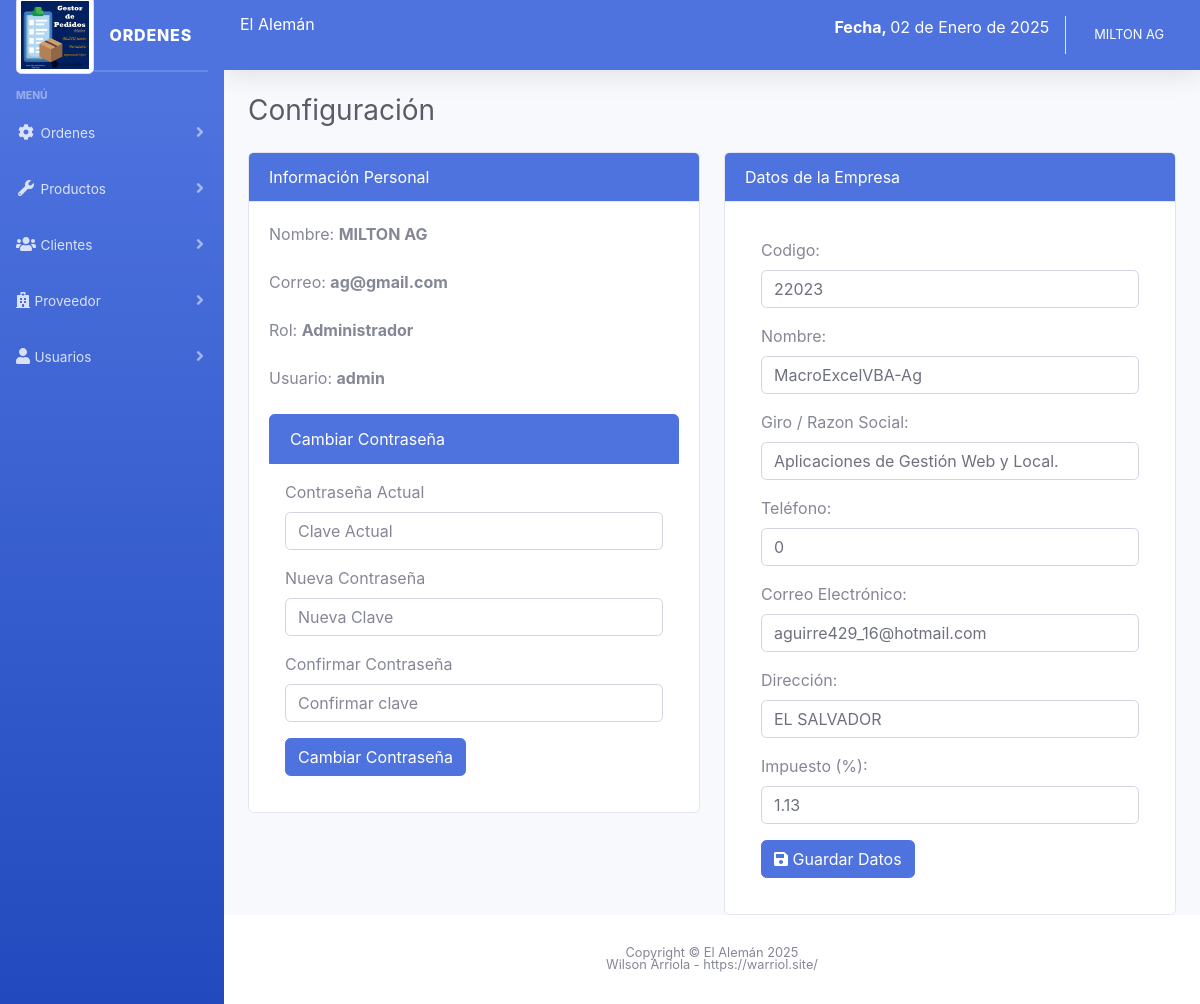
Screenshot of /sistema/configuracion.php (signed in) with the database file from the repository.
### tables this page shows
CREATE TABLE `configuracion` (
  `id` int(11) NOT NULL,
  `dni` int(11) NOT NULL,
  `nombre` varchar(100) NOT NULL,
  `razon_social` varchar(100) NOT NULL,
  `telefono` int(11) NOT NULL,
  `email` varchar(100) NOT NULL,
  `direccion` text NOT NULL,
  `igv` decimal(10,2) NOT NULL
);

### sistema/configuracion.php (the view, shortened to what this page needs)
<?php include_once "includes/header.php"; ?>
    <div class="container-fluid">
        <div class="d-sm-flex align-items-center justify-content-between mb-4">
            <h1 class="h3 mb-0 text-gray-800">Configuración</h1>
        </div>
        <div class="row">
            <div class="col-lg-6">
                <div class="card">
                    <div class="card-header bg-primary text-white">
                        Información Personal
                    </div>
                    <div class="card-body">
                        <div class="form-group">
                            <label>Nombre: <strong><?php echo $_SESSION['nombre']; ?></strong></label>
                        </div>
                        <div class="form-group">
                            <label>Correo: <strong><?php echo $_SESSION['email']; ?></strong></label>
                        </div>
                        <div class="form-group">
                            <label>Rol: <strong><?php echo $_SESSION['rol_name']; ?></strong></label>
                        </div>
                        <div class="form-group">
                            <label>Usuario: <strong><?php echo $_SESSION['user']; ?></strong></label>
                        </div>
                        <ul class="list-group">
                            <li class="list-group-item active">Cambiar Contraseña</li>
                            <form action="" method=" post" name="frmChangePass" id="frmChangePass" class="p-3">
                                <div class="form-group">
                                    <label>Contraseña Actual</label>
                                    <input type="password" name="actual" id="actual" placeholder="Clave Actual" required class="form-control">
                                </div>
                                <div class="form-group">
                                    <label>Nueva Contraseña</label>
                                    <input type="password" name="nueva" id="nueva" placeholder="Nueva Clave" required class="form-control">
                                </div>
                                <div class="form-group">
                                    <label>Confirmar Contraseña</label>
                                    <input type="password" name="confirmar" id="confirmar" placeholder="Confirmar clave" required class="form-control">
                                </div>
                                <div>
                                    <button type="submit" class="btn btn-primary btnChangePass">Cambiar Contraseña</button>
                                </div>
                            </form>
                        </ul>
                    </div>
                </div>
            </div>
            <?php if ($_SESSION['rol'] == 1) { ?>
                <div class="col-lg-6">
                    <div class="card">
                        <div class="card-header bg-primary text-white">
                            Datos de la Empresa
                        </div>
                        <div class="card-body">
                            <form action="empresa.php" method="post" id="frmEmpresa" class="p-3">
                                <div class="form-group">
                                    <label>Codigo:</label>
                                    <input type="number" name="txtDni" value="<?php echo $dni; ?>" id="txtDni" placeholder="Dni de la Empresa" required class="form-control">
                                </div>
                                <div class="form-group">
                                    <label>Nombre:</label>
                                    <input type="text" name="txtNombre" class="form-control" value="<?php echo $nombre_empresa; ?>" id="txtNombre" placeholder="Nombre de la Empresa" required class="form-control">
                                </div>
                                <div class="form-group">
                                    <label>Giro / Razon Social:</label>
                                    <input type="text" name="txtRSocial" class="form-control" value="<?php echo $razonSocial; ?>" id="txtRSocial" placeholder="Razon Social de la Empresa">
                                </div>
                                <div class="form-group">
                                    <label>Teléfono:</label>
                                    <input type="number" name="txtTelEmpresa" class="form-control" value="<?php echo $telEmpresa; ?>" id="txtTelEmpresa" placeholder="teléfono de la Empresa" required>
                                </div>
                                <div class="form-group">
                                    <label>Correo Electrónico:</label>
                                    <input type="email" name="txtEmailEmpresa" class="form-control" value="<?php echo $emailEmpresa; ?>" id="txtEmailEmpresa" placeholder="Correo de la Empresa" required>
                                </div>
                                <div class="form-group">
                                    <label>Dirección:</label>
                                    <input type="text" name="txtDirEmpresa" class="form-control" value="<?php echo $dirEmpresa; ?>" id="txtDirEmpresa" placeholder="Dirreción de la Empresa" required>
                                </div>
                                <div class="form-group">
                                    <label>Impuesto (%):</label>
                                    <input type="text" name="txtIgv" class="form-control" value="<?php echo $igv; ?>" id="txtIgv" placeholder="IGV de la Empresa" required>
                                </div>
                                <div>
                                    <button type="submit" class="btn btn-primary btnChangePass"><i class="fas fa-save"></i> Guardar Datos</button>
                                </div>
                            </form>
                        </div>
                    </div>
                </div>
            <?php } ?>
        </div>
    </div>
    </div>
<?php include_once "includes/footer.php"; ?>

### rows the page displays
configuracion: txtDni "22023", txtNombre "MacroExcelVBA-Ag", txtRSocial "Aplicaciones de Gestión Web y Local.", txtTelEmpresa "0", txtEmailEmpresa "aguirre429_16@hotmail.com", txtDirEmpresa "EL SALVADOR", txtIgv "1.13"

### other values shown
fechaUy() "02 de Enero de 2025"
$_SESSION['nombre'] "MILTON AG"
$_SESSION['email'] "ag@gmail.com"
$_SESSION['rol_name'] "Administrador"
$_SESSION['user'] "admin"
